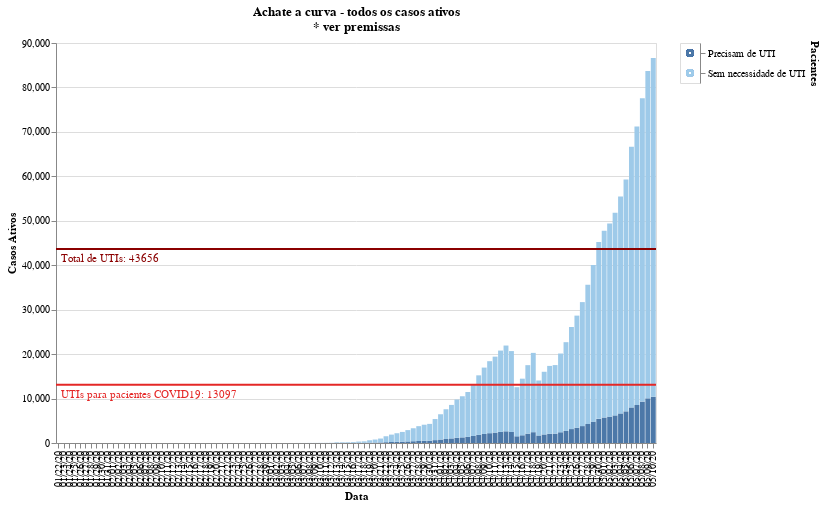

Write notebook code for a chart like this one.
### Code cell
#hide_input
selection = alt.selection_multi(fields=[STATE_COLUMN], on='mouseover')
color = alt.condition(selection,
                    alt.Color(STATE_COLUMN+':N', 
                              scale=alt.Scale(scheme='tableau20', reverse=False), legend=None),
                              alt.value('#ffbf79')
                     )

chart = alt.Chart(df).mark_bar().encode(
    x=alt.X(DATE_COLUMN+':O', axis=alt.Axis(title=DATE_COLUMN)),
    y=alt.Y(ACTIVE_COLUMN, axis=alt.Axis(title=ACTIVE_COLUMN)),
    color=color,
    tooltip=[DATE_COLUMN, STATE_COLUMN, ACTIVE_COLUMN],
    order=alt.Order(
    STATE_COLUMN,
    sort='ascending'
    )
).properties(
    title=[
        "Achate a curva - todos os casos ativos",
        " * ver premissas"
    ]
).add_selection(
    selection
)

legend = alt.Chart(df).mark_point().encode(
    y=alt.Y(STATE_COLUMN+':N', axis=alt.Axis(orient='right')),
    color=color
)

x1line = alt.Chart(pd.DataFrame({'y': [TOTAL_AVAILABLE_ICU]})).mark_rule(color='#e42726', strokeWidth=2).encode(
    y='y:Q'
)
text1 = x1line.mark_text(align='left', x=5, dy=10, color='#e42726', strokeWidth=1).encode(
    text=alt.value("UTIs para pacientes COVID19: "+"{:.0f}".format(TOTAL_AVAILABLE_ICU))
)

x2line = alt.Chart(pd.DataFrame({'y': [TOTAL_ICU]})).mark_rule(color='darkred', strokeWidth=2).encode(
    y='y:Q'
)
text2 = x2line.mark_text(align='left', x=5, dy=10, color='darkred', strokeWidth=1).encode(
    text=alt.value("Total de UTIs: "+"{:.0f}".format(TOTAL_ICU))
)

chart.properties(width=CHART_WIDTH, height=CHART_HEIGHT) + x1line + text1 + x2line + text2 | legend

### Figure 1 — Vega-Lite specification as saved in the notebook (floating-point values rounded to 4 significant figures; data arrays with more than 128 entries replaced by an {"elided": "..."} marker saying what was removed)
{"config": {"view": {"continuousWidth": 400, "continuousHeight": 300}}, "hconcat": [{"layer": [{"data": {"name": "data-012a441b40fa1444e058147beaa23ec0"}, "mark": "bar", "encoding": {"color": {"condition": {"type": "nominal", "field": "Pacientes", "legend": null, "scale": {"reverse": false, "scheme": "tableau20"}, "selection": "selector002"}, "value": "#ffbf79"}, "order": {"type": "nominal", "field": "Pacientes", "sort": "ascending"}, "tooltip": [{"type": "nominal", "field": "Data"}, {"type": "nominal", "field": "Pacientes"}, {"type": "quantitative", "field": "Casos Ativos"}], "x": {"type": "ordinal", "axis": {"title": "Data"}, "field": "Data"}, "y": {"type": "quantitative", "axis": {"title": "Casos Ativos"}, "field": "Casos Ativos"}}, "height": 400, "selection": {"selector002": {"type": "multi", "fields": ["Pacientes"], "on": "mouseover"}}, "title": ["Achate a curva - todos os casos ativos", " * ver premissas"], "width": 600}, {"data": {"name": "data-34d9b806eba4af7cf55b2faaa85e55a5"}, "mark": {"type": "rule", "color": "#e42726", "strokeWidth": 2}, "encoding": {"y": {"type": "quantitative", "field": "y"}}}, {"data": {"name": "data-34d9b806eba4af7cf55b2faaa85e55a5"}, "mark": {"type": "text", "align": "left", "color": "#e42726", "dy": 10, "strokeWidth": 1, "x": 5}, "encoding": {"text": {"value": "UTIs para pacientes COVID19: 13097"}, "y": {"type": "quantitative", "field": "y"}}}, {"data": {"name": "data-8abec10a19213157203ee9f47c2b269f"}, "mark": {"type": "rule", "color": "darkred", "strokeWidth": 2}, "encoding": {"y": {"type": "quantitative", "field": "y"}}}, {"data": {"name": "data-8abec10a19213157203ee9f47c2b269f"}, "mark": {"type": "text", "align": "left", "color": "darkred", "dy": 10, "strokeWidth": 1, "x": 5}, "encoding": {"text": {"value": "Total de UTIs: 43656"}, "y": {"type": "quantitative", "field": "y"}}}]}, {"data": {"name": "data-012a441b40fa1444e058147beaa23ec0"}, "mark": "point", "encoding": {"color": {"condition": {"type": "nominal", "field": "Pacientes", "legend": null, "scale": {"reverse": false, "scheme": "tableau20"}, "selection": "selector002"}, "value": "#ffbf79"}, "y": {"type": "nominal", "axis": {"orient": "right"}, "field": "Pacientes"}}}], "$schema": "https://vega.github.io/schema/vega-lite/v4.8.1.json", "datasets": {"data-012a441b40fa1444e058147beaa23ec0": {"elided": "220 records"}, "data-34d9b806eba4af7cf55b2faaa85e55a5": [{"y": 13100.0}], "data-8abec10a19213157203ee9f47c2b269f": [{"y": 43660.0}]}}
